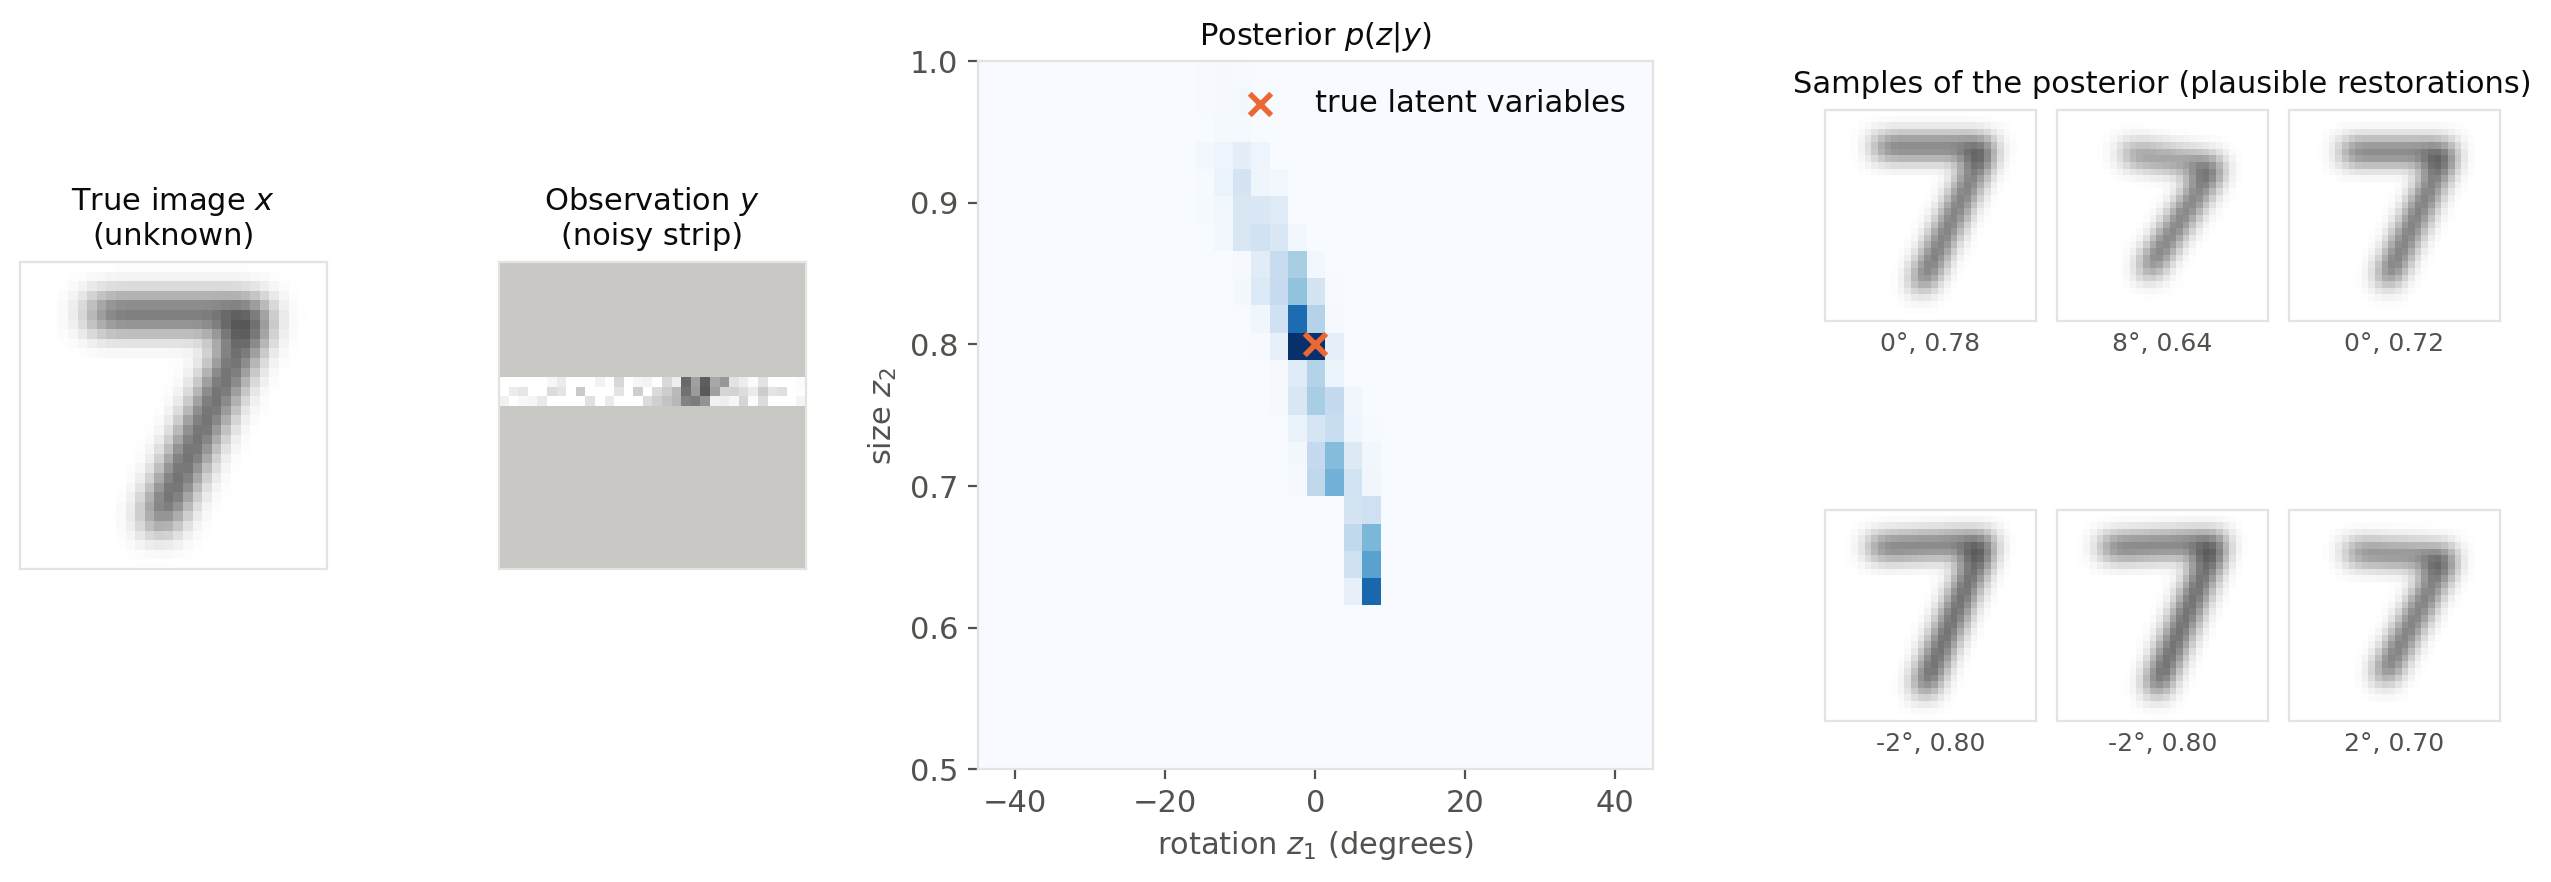

Write Python code to recreate this figure.
"""An inverse problem on the manifold of `image-manifold.py` (latent variables chapter).

Only a horizontal strip of three rows through the middle of an image of a "7" is observed, with Gaussian noise.
With a uniform prior over the rotation and the size, the posterior p(z | y) is computed on a grid of the latent space.
Panels: the true image (unknown), the observation, the posterior, and a few posterior samples (plausible restorations).

Run from anywhere: `python src/img/inverse-problem.py` writes `inverse-problem.png` next to this file.
"""

import importlib
import sys
from pathlib import Path

import matplotlib.pyplot as plt
import numpy as np

sys.path.insert(0, str(Path(__file__).parent))
manifold = importlib.import_module("image-manifold")
seven, SIZE = manifold.seven, manifold.SIZE

TRUE_ANGLE, TRUE_SCALE = 0.0, 0.8  # latent variables of the true image
SIGMA = 0.1  # standard deviation of the observation noise
N_SAMPLES = 6

angles = np.linspace(-90, 90, 73)
scales = np.linspace(0.5, 1.0, 26)
decoded = np.array([[seven(np.radians(a), s) for a in angles] for s in scales])  # (scales, angles, SIZE, SIZE)

# Observation: a noisy horizontal strip through the middle of the image
rows = np.arange(SIZE)[:, None] * np.ones((1, SIZE))
mask = (rows >= 12) & (rows < 15)
rng = np.random.default_rng(0)
x_true = seven(np.radians(TRUE_ANGLE), TRUE_SCALE)
y = x_true + SIGMA * rng.normal(size=x_true.shape)

# Posterior on the grid: Gaussian likelihood of the observed pixels, uniform prior
log_likelihood = -np.sum(((decoded - y) ** 2) * mask, axis=(2, 3)) / (2 * SIGMA**2)
posterior = np.exp(log_likelihood - log_likelihood.max())
posterior /= posterior.sum()

# A few samples of the posterior
flat = rng.choice(posterior.size, size=N_SAMPLES, p=posterior.ravel())
samples = [np.unravel_index(k, posterior.shape) for k in flat]

# Palette: text/grid tokens of the dataviz reference palette, sequential blues for the posterior
TEXT, MUTED, GRID, TRUE = "#0b0b0b", "#52514e", "#e4e3df", "#eb6834"

plt.rcParams.update({
    "font.size": 11,
    "text.color": TEXT,
    "axes.labelcolor": MUTED,
    "xtick.color": MUTED,
    "ytick.color": MUTED,
    "axes.edgecolor": GRID,
})

fig = plt.figure(figsize=(16, 4.6))
outer = fig.add_gridspec(1, 4, width_ratios=[1, 1, 2.2, 2.2], wspace=0.35)
ax_true = fig.add_subplot(outer[0])
ax_obs = fig.add_subplot(outer[1])
ax_post = fig.add_subplot(outer[2])
inner = outer[3].subgridspec(2, N_SAMPLES // 2, wspace=0.1, hspace=0.3)

ax_true.imshow(x_true, cmap="gray_r", vmin=0, vmax=1)
ax_true.set_title("True image $x$\n(unknown)", color=TEXT, fontsize=11)

observed = np.where(mask, y, np.nan)
cmap = plt.get_cmap("gray_r").copy()
cmap.set_bad("#c9c8c4")  # unobserved pixels
ax_obs.imshow(observed, cmap=cmap, vmin=0, vmax=1)
ax_obs.set_title("Observation $y$\n(noisy strip)", color=TEXT, fontsize=11)
for ax in (ax_true, ax_obs):
    ax.set_xticks([])
    ax.set_yticks([])

ax_post.imshow(posterior, origin="lower", aspect="auto", cmap="Blues",
               extent=(angles[0], angles[-1], scales[0], scales[-1]))
ax_post.scatter(TRUE_ANGLE, TRUE_SCALE, marker="x", color=TRUE, s=60, lw=2, label="true latent variables")
ax_post.set_xlim(-45, 45)  # the posterior is negligible outside
ax_post.set_xlabel("rotation $z_1$ (degrees)")
ax_post.set_ylabel("size $z_2$")
ax_post.set_title("Posterior $p(z | y)$", color=TEXT, fontsize=11)
ax_post.legend(frameon=False, loc="upper right")

for k, (i, j) in enumerate(samples):
    ax = fig.add_subplot(inner[k // (N_SAMPLES // 2), k % (N_SAMPLES // 2)])
    ax.imshow(decoded[i, j], cmap="gray_r", vmin=0, vmax=1)
    ax.set_xticks([])
    ax.set_yticks([])
    ax.set_xlabel(f"{angles[j]:.0f}°, {scales[i]:.2f}", fontsize=9)
    if k == 1:
        ax.set_title("Samples of the posterior (plausible restorations)", color=TEXT, fontsize=11)

fig.savefig(Path(__file__).with_suffix(".png"), dpi=200, bbox_inches="tight", facecolor="white")
